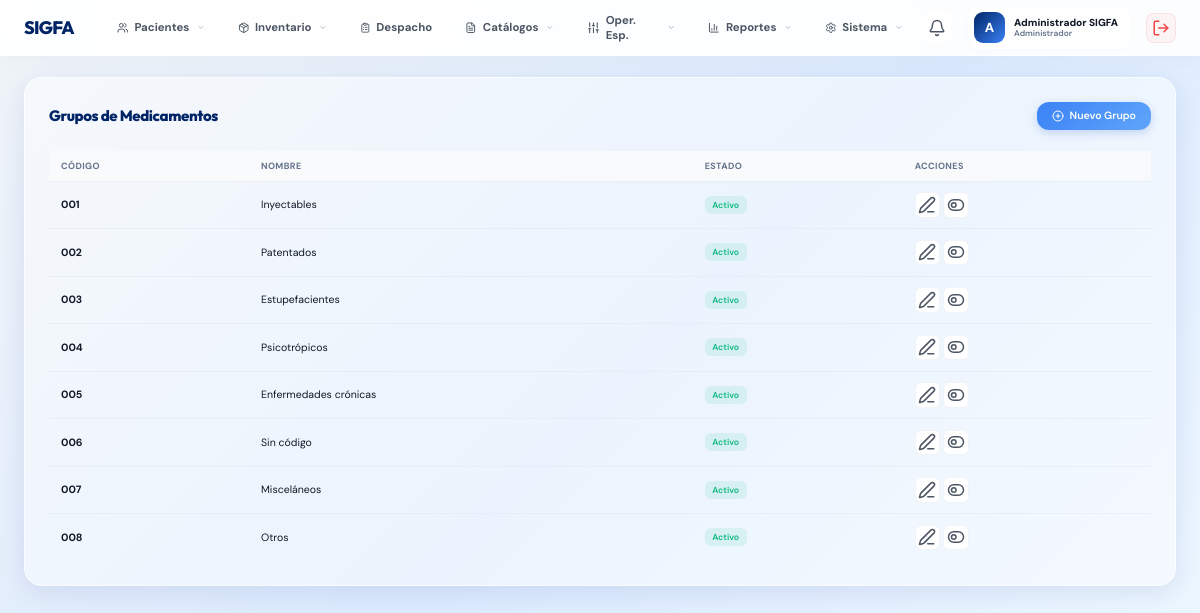
The page /index.php?url=grupos (signed in) on the database its author committed.
### tables this page shows
CREATE TABLE grupos_medicamentos (
    id              INT UNSIGNED AUTO_INCREMENT PRIMARY KEY,
    codigo          VARCHAR(10)  NOT NULL UNIQUE,
    nombre          VARCHAR(150) NOT NULL,
    activo          TINYINT(1)   NOT NULL DEFAULT 1
);

### app/controllers/GrupoController.php (called while the page is built, shortened)
<?php
require_once __DIR__ . '/../models/GrupoMedicamento.php';
class GrupoController
{
    private GrupoMedicamento $modelo;
    public function __construct()
    {
        $this->modelo = new GrupoMedicamento();
    }
    public function index(): void
    {
        $grupos = $this->modelo->listar();
        require_once __DIR__ . '/../views/grupos/index.php';
    }
}

### config/db.php (called while the page is built, shortened)
<?php
class Conexion
{
    private static ?Conexion $instancia = null;
    private ?PDO $pdo = null;
    private function __construct()
    {
        $dsn = sprintf(
            'mysql:host=%s;port=%s;dbname=%s;charset=%s',
            DB_HOST,
            DB_PORT,
            DB_NAME,
            DB_CHARSET
        );
        $opciones = [
            PDO::ATTR_ERRMODE            => PDO::ERRMODE_EXCEPTION,
            PDO::ATTR_DEFAULT_FETCH_MODE => PDO::FETCH_ASSOC,
            PDO::ATTR_EMULATE_PREPARES   => false,
            PDO::MYSQL_ATTR_INIT_COMMAND => "SET NAMES 'utf8mb4' COLLATE 'utf8mb4_unicode_ci'",
        ];
        try {
            $this->pdo = new PDO($dsn, DB_USER, DB_PASS, $opciones);
        } catch (PDOException $e) {
            $error_msg = "Error de conexión SIGFA. Verifique que MySQL esté iniciado en XAMPP.";
            if (strpos($e->getMessage(), 'Unknown database') !== false) {
                $error_msg = "Error: La base de datos '" . DB_NAME . "' no existe. Por favor impórtela en phpMyAdmin.";
            }
            error_log('Error de conexión SIGFA: ' . $e->getMessage());
            die("<div style='font-family:sans-serif; padding:40px; background:#fff5f5; color:#c53030; border:1px solid #feb2b2; border-radius:8px; margin:20px;'>
                 <h2 style='margin-top:0;'>⚠️ Problema de Conexión</h2>
                 <p>$error_msg</p>
                 <small style='color:#742a2a;'>Detalle técnico: " . $e->getMessage() . "</small>
                 </div>");
        }
    }
    public static function obtenerInstancia(): self
    {
        if (self::$instancia === null) {
            self::$instancia = new self();
        }
        return self::$instancia;
    }
    public function ejecutar(string $sql, array $params = []): PDOStatement
    {
        $stmt = $this->pdo->prepare($sql);
        $stmt->execute($params);
        return $stmt;
    }
}

### app/models/GrupoMedicamento.php (called while the page is built, shortened)
<?php
require_once __DIR__ . '/../../config/db.php';
class GrupoMedicamento
{
    private Conexion $db;
    public function __construct()
    {
        $this->db = Conexion::obtenerInstancia();
    }
    public function listar(): array
    {
        $stmt = $this->db->ejecutar("SELECT * FROM grupos_medicamentos ORDER BY codigo ASC");
        return $stmt->fetchAll();
    }
}

### app/views/grupos/index.php (the view, shortened to what this page needs)
<?php
$paginaActual = 'grupos';
require_once __DIR__ . '/../layouts/header.php';
?>
<div class="card">
    <div class="card-header">
        <h2 class="card-titulo">Grupos de Medicamentos</h2>
        <button class="btn btn-primario" onclick="abrirModalCrear()">
            <i data-lucide="plus-circle"></i> Nuevo Grupo
        </button>
    </div>
    <div class="tabla-container">
        <table>
            <thead>
                <tr>
                    <th>Código</th>
                    <th>Nombre</th>
                    <th>Estado</th>
                    <th>Acciones</th>
                </tr>
            </thead>
            <tbody>
                <?php if (empty($grupos)): ?>
                <tr>
                    <td colspan="4" class="estado-vacio">
                        <i data-lucide="package"></i>
                        <h3>Sin grupos registrados</h3>
                        <p>Agregue el primer grupo de medicamentos</p>
                    </td>
                </tr>
                <?php else: foreach ($grupos as $g): ?>
                <tr>
                    <td><strong><?= htmlspecialchars($g['codigo']) ?></strong></td>
                    <td><?= htmlspecialchars($g['nombre']) ?></td>
                    <td>
                        <?php if ($g['activo']): ?>
                        <span class="badge badge-verde">Activo</span>
                        <?php else: ?>
                        <span class="badge badge-rojo">Inactivo</span>
                        <?php endif; ?>
                    </td>
                    <td>
                        <div style="display:flex; gap:4px;">
                            <button class="btn-icono" title="Editar" onclick="abrirModalEditar(<?= $g['id'] ?>, '<?= htmlspecialchars($g['codigo'], ENT_QUOTES) ?>', '<?= htmlspecialchars($g['nombre'], ENT_QUOTES) ?>')">
                                <i data-lucide="edit-3"></i>
                            </button>
                            <a href="index.php?url=grupos/toggle&id=<?= $g['id'] ?>" class="btn-icono" title="<?= $g['activo'] ? 'Desactivar' : 'Activar' ?>">
                                <i data-lucide="toggle-<?= $g['activo'] ? 'left' : 'right' ?>"></i>
                            </a>
                        </div>
                    </td>
                </tr>
                <?php endforeach; endif; ?>
            </tbody>
        </table>
    </div>
</div>
<?php require_once __DIR__ . '/../layouts/footer.php'; ?>

### public/index.php (shortened to what this page needs)
<?php
require_once CONFIGROOT . '/db.php';
$url = isset($_GET['url']) ? rtrim($_GET['url'], '/') : '';
$url = filter_var($url, FILTER_SANITIZE_URL);
switch ($url) {
    case 'grupos':
        require_once BASE_PATH . '/app/controllers/GrupoController.php';
        $controlador = new GrupoController();
        $controlador->index();
        break;
}

### app/views/layouts/header.php (shortened to what this page needs)
<?php
$nombreUsuario = $_SESSION['usuario_nombre'] ?? 'Usuario';
$rolUsuario    = $_SESSION['usuario_rol'] ?? 'Auxiliar';
$paginaActual  = $paginaActual ?? 'dashboard';
require_once __DIR__ . '/../../middleware/AuthMiddleware.php';
$esAdmin = ($rolUsuario === 'Administrador');
$puedeDespachar = in_array($rolUsuario, ['Administrador', 'Auxiliar_General', 'Auxiliar_Alto_Costo', 'Farmaceutico']);
$puedeEntrada = in_array($rolUsuario, ['Administrador', 'Almacenista', 'Farmaceutico']);
$puedeDevolucion = in_array($rolUsuario, ['Administrador', 'Almacenista', 'Farmaceutico']);
$puedeMedicamentos = in_array($rolUsuario, ['Administrador', 'Farmaceutico']);
$puedeProveedores = in_array($rolUsuario, ['Administrador', 'Almacenista', 'Farmaceutico']);
$puedeUsuarios = ($rolUsuario === 'Administrador');
$puedeAjustar = ($rolUsuario === 'Administrador');
$puedeReportes = in_array($rolUsuario, ['Administrador', 'Auxiliar_General', 'Auxiliar_Alto_Costo', 'Almacenista', 'Farmaceutico', 'Kardista']);
$puedeVerPacientes = in_array($rolUsuario, ['Administrador', 'Auxiliar_General', 'Auxiliar_Alto_Costo', 'Farmaceutico', 'Kardista']);
?>
<!DOCTYPE html>
<html lang="es">
<head>
    <link href="https://cdn.jsdelivr.net/npm/tom-select@2.2.2/dist/css/tom-select.css" rel="stylesheet">
</head>
<body>
    <nav class="navbar">
        <div class="navbar-left-group">
            <a href="index.php?url=dashboard" class="navbar-logo">
                <span class="navbar-logo-texto">SIGFA</span>
            </a>
            <div class="navbar-menu">
                <?php if ($puedeVerPacientes): ?>
                <div class="nav-item">
                    <a class="nav-link" href="#"><i data-lucide="users"></i> Pacientes <i data-lucide="chevron-down" class="nav-arrow"></i></a>
                </div>
                <?php endif; ?>
                <?php if ($puedeEntrada): ?>
                <div class="nav-item">
                    <a class="nav-link" href="#"><i data-lucide="package"></i> Inventario <i data-lucide="chevron-down" class="nav-arrow"></i></a>
                </div>
                <?php endif; ?>
                <?php if ($puedeDespachar): ?>
                <div class="nav-item">
                    <a class="nav-link <?= $paginaActual === 'despachos' ? 'activo' : '' ?>" href="index.php?url=despachos"><i data-lucide="clipboard-list"></i> Despacho</a>
                </div>
                <?php endif; ?>
                <?php if ($puedeMedicamentos || $puedeProveedores || $esAdmin): ?>
                <div class="nav-item">
                    <a class="nav-link" href="#"><i data-lucide="file-text"></i> Catálogos <i data-lucide="chevron-down" class="nav-arrow"></i></a>
                </div>
                <?php endif; ?>
                <?php if ($puedeDevolucion || $puedeAjustar): ?>
                <div class="nav-item">
                    <a class="nav-link" href="#"><i data-lucide="sliders"></i> Oper. Esp. <i data-lucide="chevron-down" class="nav-arrow"></i></a>
                </div>
                <?php endif; ?>
                <?php if ($puedeReportes): ?>
                <div class="nav-item">
                    <a class="nav-link" href="#"><i data-lucide="bar-chart-3"></i> Reportes <i data-lucide="chevron-down" class="nav-arrow"></i></a>
                </div>
                <?php endif; ?>
                <?php if ($puedeUsuarios): ?>
                <div class="nav-item">
                    <a class="nav-link" href="#"><i data-lucide="settings"></i> Sistema <i data-lucide="chevron-down" class="nav-arrow"></i></a>
                </div>
                <?php endif; ?>
            </div>
        </div>
        <div class="navbar-right">
            <a href="index.php?url=inventario/alertas" class="navbar-notification" title="Alertas Críticas">
                <i data-lucide="bell"></i>
            </a>
            <div class="navbar-user">
                <div class="user-avatar"><?= strtoupper(substr($nombreUsuario, 0, 1)) ?></div>
                <div class="user-info">
                    <div class="user-name"><?= htmlspecialchars($nombreUsuario) ?></div>
                    <div class="user-role"><?= htmlspecialchars($rolUsuario) ?></div>
                </div>
            </div>
            <a href="index.php?url=logout" class="btn-logout" title="Cerrar Sesión">
                <i data-lucide="log-out"></i>
            </a>
        </div>
    </nav>
    <main class="contenido-principal">
        <section class="pagina-contenido">

### app/views/layouts/footer.php (shortened to what this page needs)
        </section>
    </main>
</body>
</html>

### rows shown on the page
grupos_medicamentos: codigo "001", nombre "Inyectables", activo "Activo"
grupos_medicamentos: codigo "002", nombre "Patentados", activo "Activo"
grupos_medicamentos: codigo "003", nombre "Estupefacientes", activo "Activo"
grupos_medicamentos: codigo "004", nombre "Psicotrópicos", activo "Activo"
grupos_medicamentos: codigo "005", nombre "Enfermedades crónicas", activo "Activo"
grupos_medicamentos: codigo "006", nombre "Sin código", activo "Activo"
grupos_medicamentos: codigo "007", nombre "Misceláneos", activo "Activo"
grupos_medicamentos: codigo "008", nombre "Otros", activo "Activo"

### other values the page prints
substr($nombreUsuario, 0, 1) "A"
$nombreUsuario "Administrador SIGFA"
$rolUsuario "Administrador"
